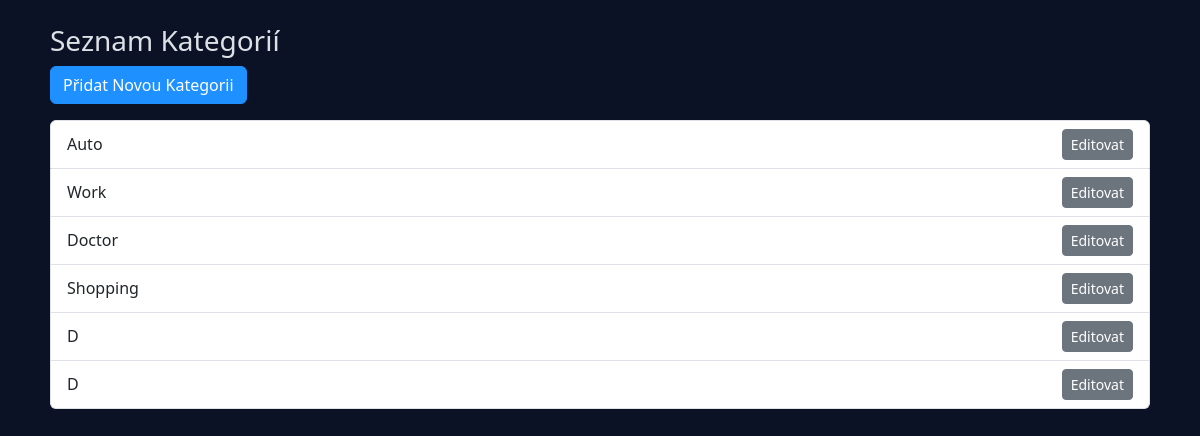
The page /categories on the database its author committed.
### models.py (models this page shows)
class EventCategory(db.Model):
    __tablename__ = 'events_category'
    id = db.Column(db.Integer, primary_key=True, autoincrement=True)
    name = db.Column(db.String(50), nullable=False)
    events = db.relationship('Event', back_populates='category')

### routes/categories_list.py (the view)
def categories_list():
    categories = EventCategory.query.all()
    theme = request.cookies.get('theme', 'dark')
    return render_template('categories_list.html', categories=categories, theme=theme)

### templates/categories_list.html (shortened to what this page needs)
{% extends "base.html" %}
{% block content %}
    <h3>Seznam Kategorií</h3>
    <a href="{{ url_for('category_add') }}" class="btn btn-primary">Přidat Novou Kategorii</a>
    <ul class="list-group mt-3">
        {% for category in categories %}
            <li class="list-group-item d-flex justify-content-between align-items-center">
                {{ category.name }}
                <a href="{{ url_for('category_edit', category_id=category.id) }}" class="btn btn-secondary btn-sm">Editovat</a>
            </li>
        {% endfor %}
    </ul>
{% endblock %}

### static/dark.css (style rules this page uses)
body { background-color: #0c1226; color: #f8f9fa; font-family: 'Segoe UI', Tahoma, Geneva, Verdana, sans-serif; }
h3, h4, label { color: #dce1e6; }
.btn-primary { background-color: #1e90ff; border-color: #1e90ff; }

### rows shown on the page
EventCategory: name "Auto"
EventCategory: name "Work"
EventCategory: name "Doctor"
EventCategory: name "Shopping"
EventCategory: name "D"
EventCategory: name "D"
